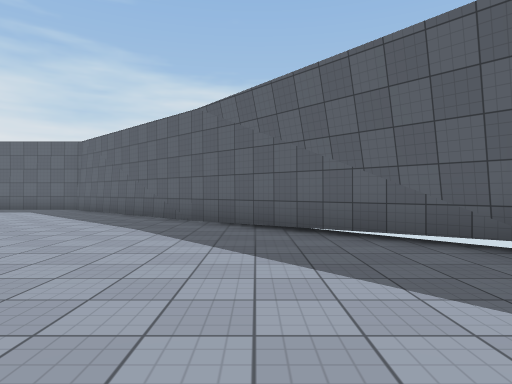
View 1 (above)

23 first-person views from a walk through a Unity game level. The camera is 1.3 m above the floor, looks level and sees 75° across. The floor is counted in squares, 2 m on a side. Each view is taken from the middle of a square. On the plan, view 1 faces up. The plan holds only what a view shows up to about 10 squares ahead; the rest is blank. The place goes on beyond the plan. The player character is not drawn. Some animated figures are left out. Some surface patterns are stand-ins.

View 2
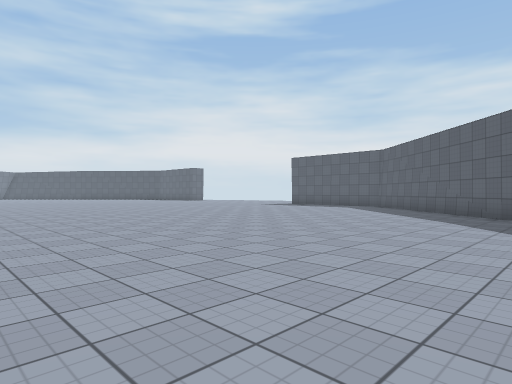

View 3
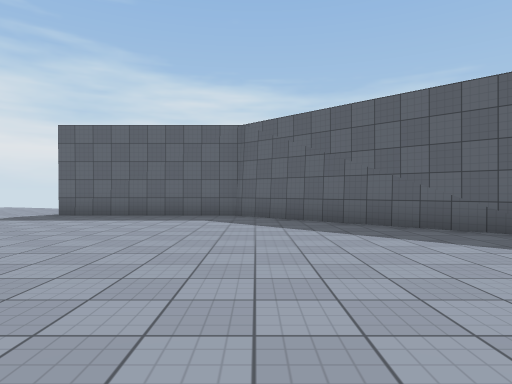

View 4
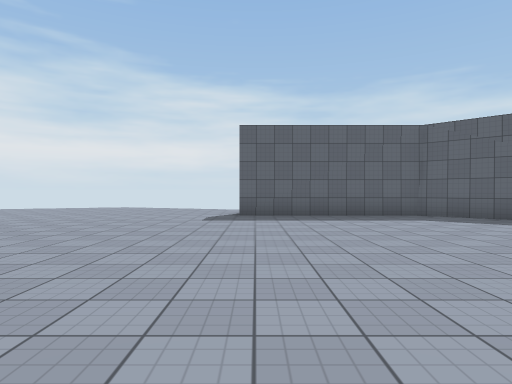

View 5
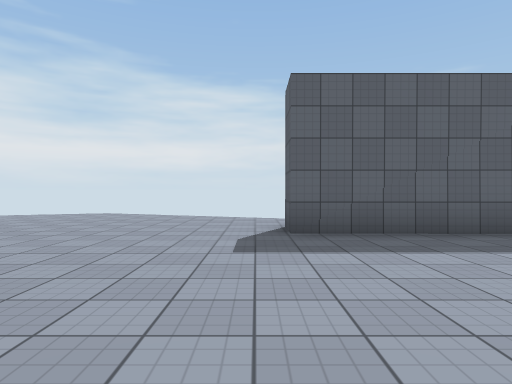

View 6
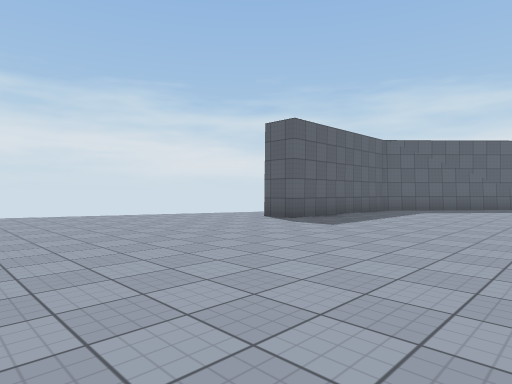

View 7
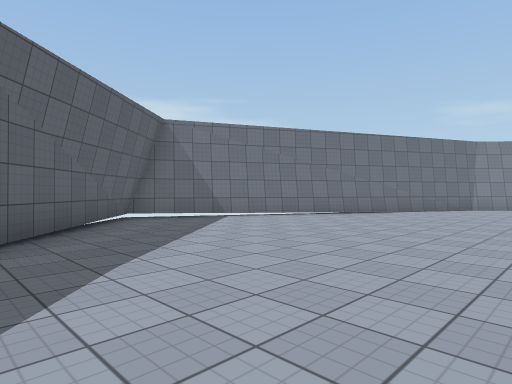

View 8
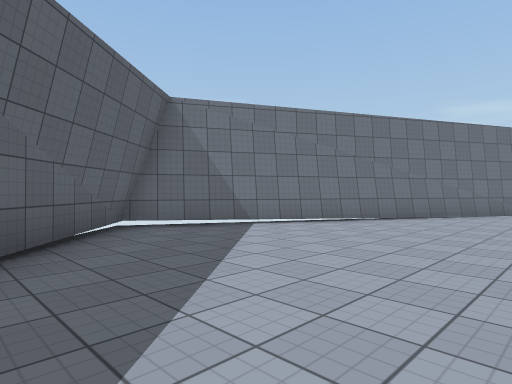

View 9
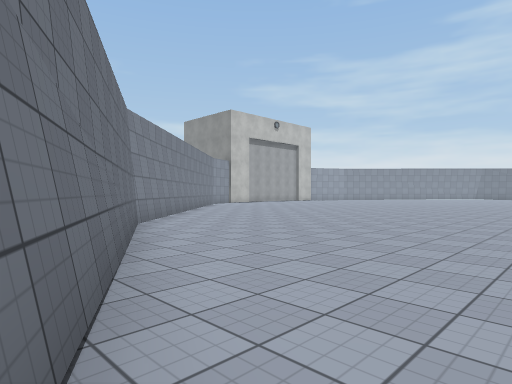

View 10
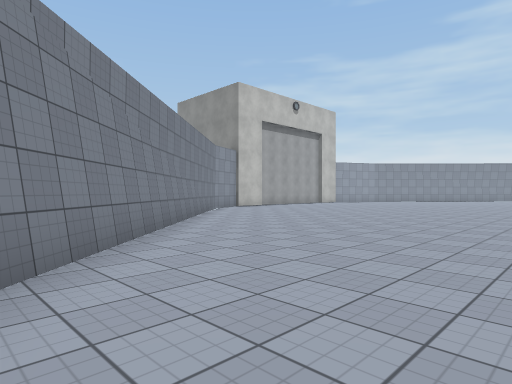

View 11
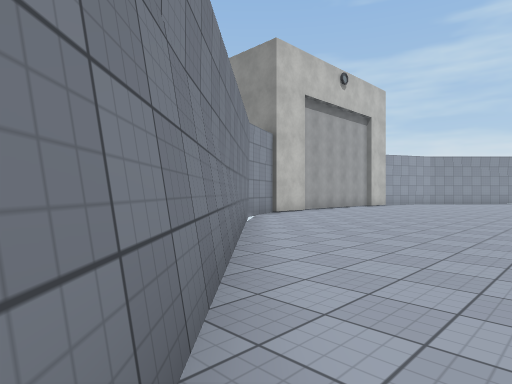

View 12
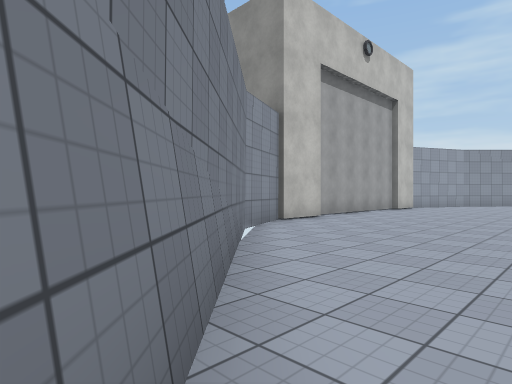

View 13
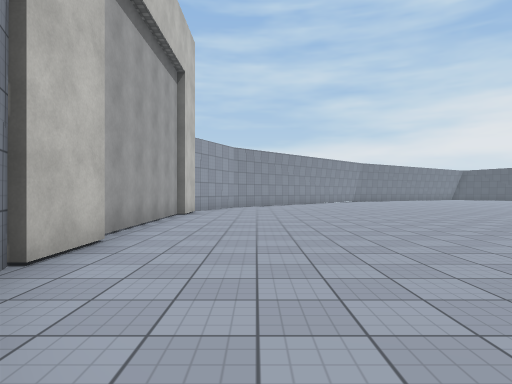

View 14
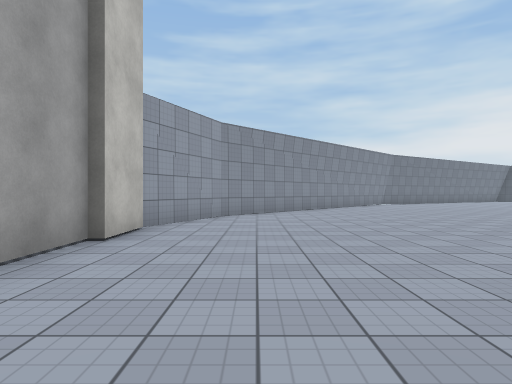

View 15
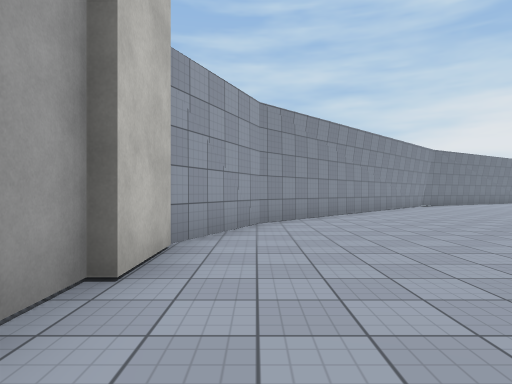

View 16
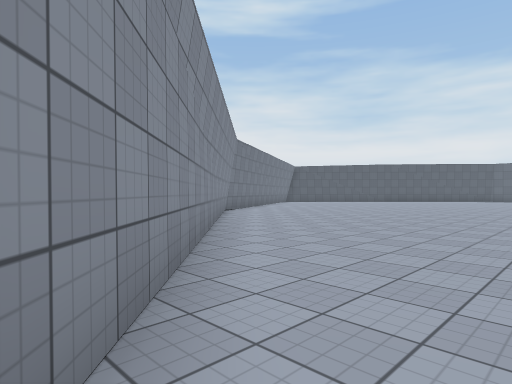

View 17
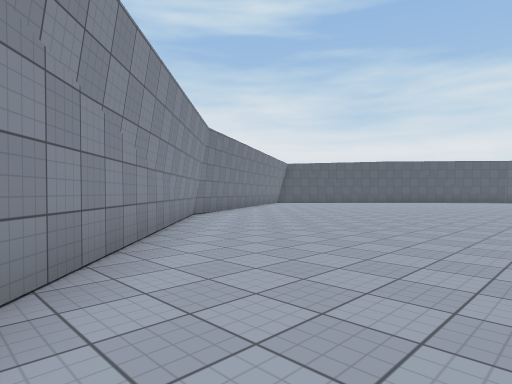

View 18
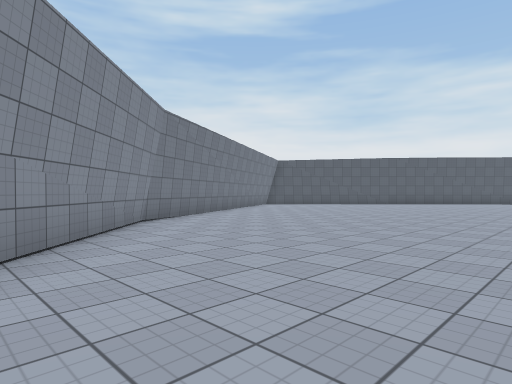

View 19
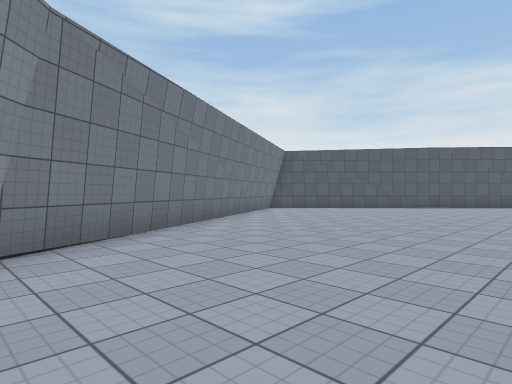

View 20
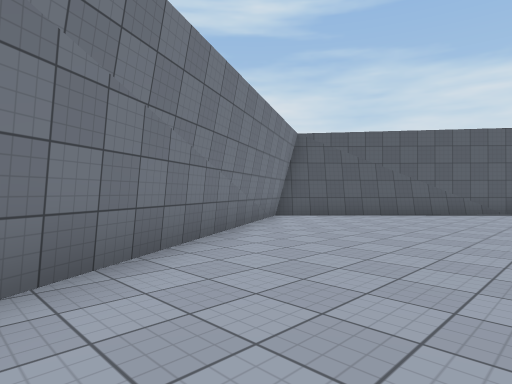

View 21
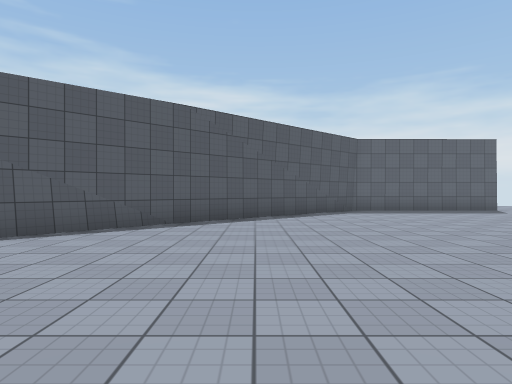

View 22
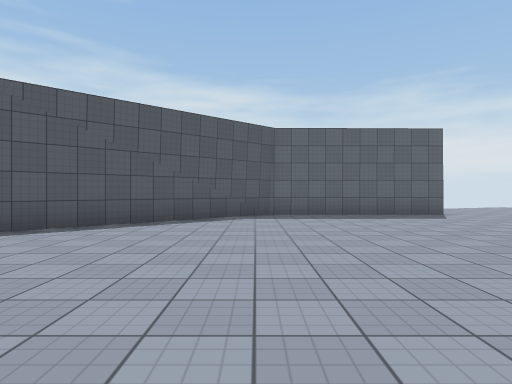

View 23
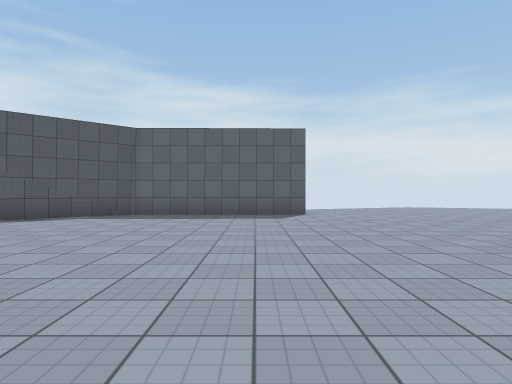

### Floor plan
Points are (right, up) in squares from view 1. A wall is a line through its corners. A room is listed if a view was taken in it or the views show most of it. See-through windows are left out.
Room 1 (views 1, 2, 3, 4, 5, 6, 7, 8, 9, 10, 11, 12, 13, 14, 15, 16, 17, 18, 19, 20, 21, 22, 23)
walls: (-21.5, 12.7) (-26.6, 12.7) (-34.2, 5.5); (-31, -6.5) (-22.9, -13.9) (-20.1, -15.1); (-18.5, -15.2) (-13.8, -15.2); (-20, -15) (-18.4, -15); (-13.5, -15) (-11.9, -15); (-10.1, -14.5) (-2.1, -6.6) (3.1, 3.2) (1.7, 4.7); (-11.9, -15.2) (-10.1, -14.4); (-34.5, 5.2) (-35.2, 4.6); (-35.6, 4.2) (-36.5, 3.3); (-36.3, 3.2) (-30.8, -6.6); (3.1, 3.4) (-6.5, 12.2) (-11.4, 12.2) (-11.4, 13.3)

Where each view was taken, in squares from view 1:
view 1: 0 up, 0 right, facing up
view 2: 2 down, 0 right, facing up-left
view 3: 3 up, 6 left, facing up
view 4: 3 up, 11 left, facing up
view 5: 7 up, 12 left, facing up
view 6: 7 up, 18 left, facing up-right
view 7: 7 up, 5 left, facing down-right
view 8: 6 up, 3 left, facing down-right
view 9: 0 up, 1 right, facing down-left
view 10: 4 down, 2 left, facing down-left
view 11: 8 down, 4 left, facing down-left
view 12: 10 down, 6 left, facing down-left
view 13: 13 down, 9 left, facing left
view 14: 13 down, 14 left, facing left
view 15: 14 down, 16 left, facing left
view 16: 14 down, 22 left, facing up-left
view 17: 12 down, 23 left, facing up-left
view 18: 10 down, 24 left, facing up-left
view 19: 7 down, 27 left, facing up-left
view 20: 4 down, 30 left, facing up-left
view 21: 1 up, 30 left, facing up
view 22: 3 up, 27 left, facing up
view 23: 3 up, 23 left, facing up
